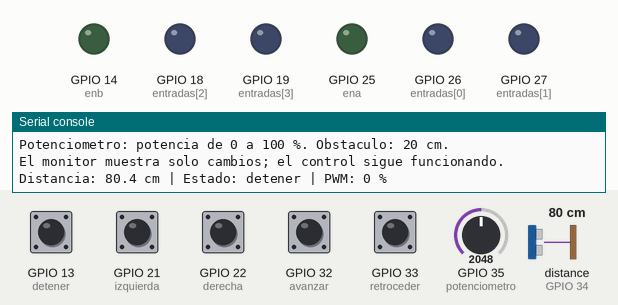
A program run on a simulated ESP32 board running MicroPython. Shown: output pins drawn as LEDs (lit = HIGH), the last lines printed to the serial console. Wiring (from the project's diagram.json): red button on GPIO 13, green LED on GPIO 14, blue LED on GPIO 18, blue LED on GPIO 19, yellow button on GPIO 21, yellow button on GPIO 22, green LED on GPIO 25, blue LED on GPIO 26, blue LED on GPIO 27, green button on GPIO 32, blue button on GPIO 33, potentiometer on GPIO 35. The inputs (shaded band) are chosen by the test bench; at power-on: GPIO 13 (detener), GPIO 21 (izquierda), GPIO 22 (derecha), GPIO 32 (avanzar), GPIO 33 (retroceder) HIGH, GPIO 35 (potenciometro) = 2048, distance to the obstacle (sensor on GPIO 34) 80 cm (analog values on the 0–4095 scale). The echo pulse lasts 58.3 µs per cm; pins used as bus, display or sensor lines are not drawn.

Above: at 1.2 s.
1.3 s: GPIO 21 (izquierda) pulled LOW for 0.15 s
At 2.1 s:
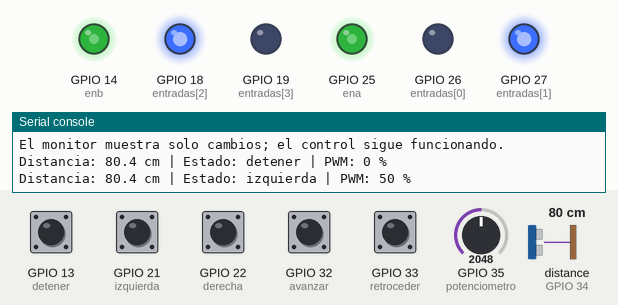
2.9 s: GPIO 22 (derecha) pulled LOW for 0.15 s
At 3.4 s:
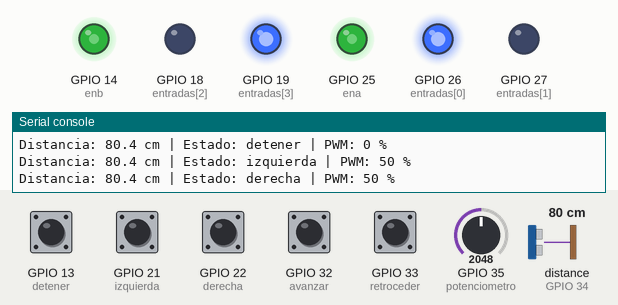
4.5 s: GPIO 32 (avanzar) pulled LOW for 0.15 s
At 5.7 s:
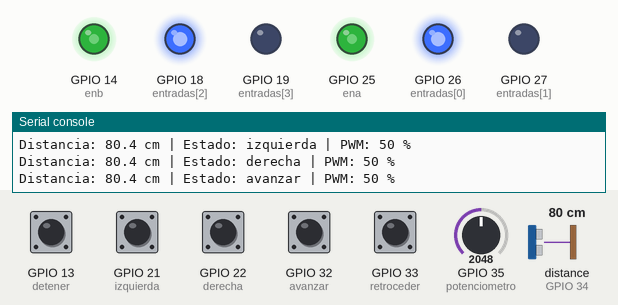
6.1 s: GPIO 33 (retroceder) pulled LOW for 0.15 s
At 7.2 s:
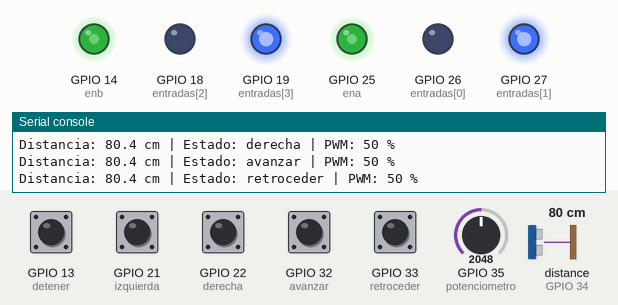
7.7 s: GPIO 35 (potenciometro) set to 2866
At 8.9 s:
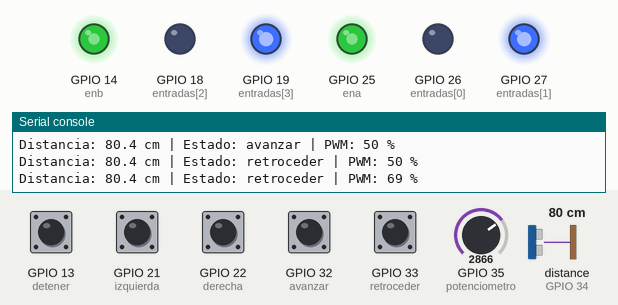
9.2 s: GPIO 35 (potenciometro) set to 3603
At 10.6 s:
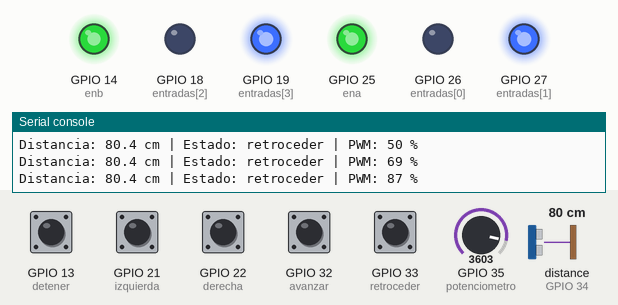
Timing chart, 0 to 11.7 s (numbered marks = the images above; inputs shaded):
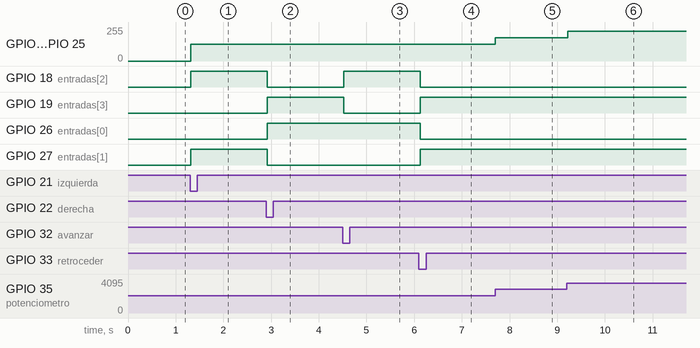

The program:

main.py
```python
from machine import Pin, ADC
from time import sleep_ms, ticks_ms, ticks_diff
from motores import Motores
from sensor import SensorDistancia

DISTANCIA_MINIMA = 20  # centimetros
CAMBIO_DISTANCIA_CM = 1.0  # Evita mensajes por variaciones menores de medida.


def decidir_estado(estado, orden, distancia):
    if orden is not None:
        estado = orden
    if distancia is None or distancia <= DISTANCIA_MINIMA:
        estado = "detener"
    return estado


def hay_cambio(anterior, actual):
    """Comparar con el ultimo dato impreso, no con la ultima medicion."""
    if anterior is None:
        return True
    distancia, estado, potencia = actual
    distancia_previa, estado_previo, potencia_previa = anterior
    if estado != estado_previo or potencia != potencia_previa:
        return True
    if distancia is None or distancia_previa is None:
        return distancia != distancia_previa
    return abs(distancia - distancia_previa) >= CAMBIO_DISTANCIA_CM


def main():
    motores = Motores()
    sensor = SensorDistancia(trig=23, echo=34)
    botones = {
        "avanzar": Pin(32, Pin.IN, Pin.PULL_UP),
        "retroceder": Pin(33, Pin.IN, Pin.PULL_UP),
        "izquierda": Pin(21, Pin.IN, Pin.PULL_UP),
        "derecha": Pin(22, Pin.IN, Pin.PULL_UP),
        "detener": Pin(13, Pin.IN, Pin.PULL_UP),
    }
    potenciometro = ADC(Pin(35))
    potenciometro.atten(ADC.ATTN_11DB)
    potenciometro.width(ADC.WIDTH_12BIT)
    estado = "detener"
    pulsado_anterior = None
    distancia = None
    ultima_lectura = None
    ultimo_reporte = None
    datos_reportados = None
    print("PARCIAL 2 - Vehiculo con pulsadores")
    print("Una pulsacion selecciona movimiento; el rojo detiene.")
    print("Potenciometro: potencia de 0 a 100 %. Obstaculo: 20 cm.")
    print("El monitor muestra solo cambios; el control sigue funcionando.")

    try:
        while True:
            activos = [nombre for nombre, pin in botones.items() if pin.value() == 0]
            if "detener" in activos or len(activos) > 1:
                pulsado = "detener"
            else:
                pulsado = activos[0] if activos else None
            orden = pulsado if pulsado != pulsado_anterior else None
            pulsado_anterior = pulsado
            ahora = ticks_ms()
            if ultima_lectura is None or ticks_diff(ahora, ultima_lectura) >= 100:
                distancia = sensor.leer_cm()
                ultima_lectura = ticks_ms()
            estado = decidir_estado(estado, orden, distancia)
            velocidad = potenciometro.read() * 100 // 4095
            if velocidad == 0:
                estado = "detener"
            motores.aplicar(estado, velocidad)

            # Solo cambia la salida de texto: el sensor y los botones siguen
            # atendiendose en cada ciclo como en la version original.
            ahora = ticks_ms()
            potencia = velocidad if estado != "detener" else 0
            datos = (distancia, estado, potencia)
            cambio_estado = datos_reportados is None or estado != datos_reportados[1]
            puede_reportar = (ultimo_reporte is None or cambio_estado or
                              ticks_diff(ahora, ultimo_reporte) >= 500)
            if puede_reportar and hay_cambio(datos_reportados, datos):
                lectura = "sin lectura" if distancia is None else "%.1f cm" % distancia
                print("Distancia: %s | Estado: %s | PWM: %d %%" % (lectura, estado, potencia))
                datos_reportados = datos
                ultimo_reporte = ahora
            sleep_ms(20)
    finally:
        motores.detener()


if __name__ == "__main__":
    main()
```

motores.py
```python
from machine import Pin, PWM


class Motores:
    DIRECCIONES = {
        "avanzar": (1, 0, 1, 0),
        "retroceder": (0, 1, 0, 1),
        "izquierda": (0, 1, 1, 0),
        "derecha": (1, 0, 0, 1),
        "detener": (0, 0, 0, 0),
    }

    def __init__(self):
        self.entradas = [Pin(n, Pin.OUT, value=0) for n in (26, 27, 18, 19)]
        self.ena = PWM(Pin(25, Pin.OUT, value=0), freq=1000, duty=0)
        self.enb = PWM(Pin(14, Pin.OUT, value=0), freq=1000, duty=0)
        self.estado = "detener"

    def detener(self):
        self.ena.duty(0)
        self.enb.duty(0)
        for pin in self.entradas:
            pin.value(0)
        self.estado = "detener"

    def aplicar(self, estado, velocidad):
        if estado not in self.DIRECCIONES or not 0 <= velocidad <= 100:
            self.detener()
            raise ValueError("Movimiento o velocidad invalida")
        if estado == "detener" or velocidad == 0:
            self.detener()
            return
        if estado != self.estado:
            self.detener()
            for pin, valor in zip(self.entradas, self.DIRECCIONES[estado]):
                pin.value(valor)
            self.estado = estado
        # MicroPython ESP32: PWM de 0 a 1023 equivale a 0–100 %.
        duty = velocidad * 1023 // 100
        self.ena.duty(duty)
        self.enb.duty(duty)
```

sensor.py
```python
from machine import Pin, time_pulse_us
from time import sleep_us


class SensorDistancia:
    def __init__(self, trig, echo):
        self.trig = Pin(trig, Pin.OUT, value=0)
        self.echo = Pin(echo, Pin.IN)

    def leer_cm(self):
        self.trig.value(0)
        sleep_us(2)
        self.trig.value(1)
        sleep_us(10)
        self.trig.value(0)
        try:
            duracion = time_pulse_us(self.echo, 1, 25000)
        except OSError:
            return None
        if duracion <= 0:
            return None
        distancia = duracion / 58.0
        return round(distancia, 1) if 2 <= distancia <= 400 else None
```

Measured:
- after the input at 1.3 s, GPIO 14 (enb), GPIO 25 (ena): 0/255 → 127/255 at once; GPIO 18 (entradas[2]), GPIO 27 (entradas[1]): LOW → HIGH at once
- after the input at 2.9 s, GPIO 18 (entradas[2]), GPIO 27 (entradas[1]): HIGH → LOW at once; GPIO 19 (entradas[3]), GPIO 26 (entradas[0]): LOW → HIGH at once
- after the input at 4.5 s, GPIO 18 (entradas[2]): LOW → HIGH at once; GPIO 19 (entradas[3]): HIGH → LOW at once
- after the input at 6.1 s, GPIO 18 (entradas[2]), GPIO 26 (entradas[0]): HIGH → LOW at once; GPIO 19 (entradas[3]), GPIO 27 (entradas[1]): LOW → HIGH at once
- after the input at 7.7 s, GPIO 14 (enb), GPIO 25 (ena): 127/255 → 176/255 at once
- after the input at 9.2 s, GPIO 14 (enb), GPIO 25 (ena): 176/255 → 222/255 at once
